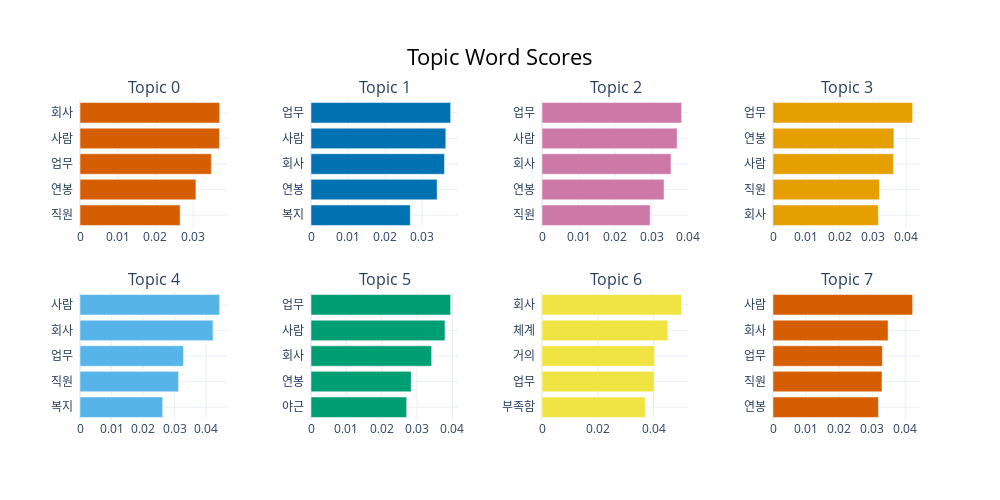

Notebook code for this chart:
### Code cell
topic_dadv_model.visualize_barchart()

### Figure 1 — Plotly figure (JSON) as saved in the notebook; plotly's stock layout.template omitted (floating-point values rounded to 4 significant figures)
{"data": [{"marker": {"color": "#D55E00"}, "orientation": "h", "type": "bar", "x": [0.02655, 0.03074, 0.03482, 0.03697, 0.03703], "xaxis": "x", "y": ["직원  ", "연봉  ", "업무  ", "사람  ", "회사  "], "yaxis": "y"}, {"marker": {"color": "#0072B2"}, "orientation": "h", "type": "bar", "x": [0.02678, 0.03402, 0.03599, 0.03635, 0.03766], "xaxis": "x2", "y": ["복지  ", "연봉  ", "회사  ", "사람  ", "업무  "], "yaxis": "y2"}, {"marker": {"color": "#CC79A7"}, "orientation": "h", "type": "bar", "x": [0.02959, 0.03338, 0.03528, 0.03696, 0.03819], "xaxis": "x3", "y": ["직원  ", "연봉  ", "회사  ", "사람  ", "업무  "], "yaxis": "y3"}, {"marker": {"color": "#E69F00"}, "orientation": "h", "type": "bar", "x": [0.03162, 0.03196, 0.03615, 0.0363, 0.04192], "xaxis": "x4", "y": ["회사  ", "직원  ", "사람  ", "연봉  ", "업무  "], "yaxis": "y4"}, {"marker": {"color": "#56B4E9"}, "orientation": "h", "type": "bar", "x": [0.0262, 0.03123, 0.03279, 0.04213, 0.04424], "xaxis": "x5", "y": ["복지  ", "직원  ", "업무  ", "회사  ", "사람  "], "yaxis": "y5"}, {"marker": {"color": "#009E73"}, "orientation": "h", "type": "bar", "x": [0.02705, 0.02833, 0.03411, 0.03788, 0.03948], "xaxis": "x6", "y": ["야근  ", "연봉  ", "회사  ", "사람  ", "업무  "], "yaxis": "y6"}, {"marker": {"color": "#F0E442"}, "orientation": "h", "type": "bar", "x": [0.03706, 0.04023, 0.04041, 0.04517, 0.05009], "xaxis": "x7", "y": ["부족함  ", "업무  ", "거의  ", "체계  ", "회사  "], "yaxis": "y7"}, {"marker": {"color": "#D55E00"}, "orientation": "h", "type": "bar", "x": [0.03191, 0.03298, 0.03309, 0.03482, 0.04225], "xaxis": "x8", "y": ["연봉  ", "직원  ", "업무  ", "회사  ", "사람  "], "yaxis": "y8"}], "layout": {"annotations": [{"font": {"size": 16}, "showarrow": false, "text": "Topic 0", "x": 0.0875, "xanchor": "center", "xref": "paper", "y": 1, "yanchor": "bottom", "yref": "paper"}, {"font": {"size": 16}, "showarrow": false, "text": "Topic 1", "x": 0.3625, "xanchor": "center", "xref": "paper", "y": 1, "yanchor": "bottom", "yref": "paper"}, {"font": {"size": 16}, "showarrow": false, "text": "Topic 2", "x": 0.6375, "xanchor": "center", "xref": "paper", "y": 1, "yanchor": "bottom", "yref": "paper"}, {"font": {"size": 16}, "showarrow": false, "text": "Topic 3", "x": 0.9125, "xanchor": "center", "xref": "paper", "y": 1, "yanchor": "bottom", "yref": "paper"}, {"font": {"size": 16}, "showarrow": false, "text": "Topic 4", "x": 0.0875, "xanchor": "center", "xref": "paper", "y": 0.4, "yanchor": "bottom", "yref": "paper"}, {"font": {"size": 16}, "showarrow": false, "text": "Topic 5", "x": 0.3625, "xanchor": "center", "xref": "paper", "y": 0.4, "yanchor": "bottom", "yref": "paper"}, {"font": {"size": 16}, "showarrow": false, "text": "Topic 6", "x": 0.6375, "xanchor": "center", "xref": "paper", "y": 0.4, "yanchor": "bottom", "yref": "paper"}, {"font": {"size": 16}, "showarrow": false, "text": "Topic 7", "x": 0.9125, "xanchor": "center", "xref": "paper", "y": 0.4, "yanchor": "bottom", "yref": "paper"}], "height": 500, "hoverlabel": {"bgcolor": "white", "font": {"family": "Rockwell", "size": 16}}, "showlegend": false, "title": {"font": {"color": "Black", "size": 22}, "text": "Topic Word Scores", "x": 0.5, "xanchor": "center", "yanchor": "top"}, "width": 1000, "xaxis": {"anchor": "y", "domain": [0, 0.175], "showgrid": true}, "xaxis2": {"anchor": "y2", "domain": [0.275, 0.45], "showgrid": true}, "xaxis3": {"anchor": "y3", "domain": [0.55, 0.725], "showgrid": true}, "xaxis4": {"anchor": "y4", "domain": [0.825, 1], "showgrid": true}, "xaxis5": {"anchor": "y5", "domain": [0, 0.175], "showgrid": true}, "xaxis6": {"anchor": "y6", "domain": [0.275, 0.45], "showgrid": true}, "xaxis7": {"anchor": "y7", "domain": [0.55, 0.725], "showgrid": true}, "xaxis8": {"anchor": "y8", "domain": [0.825, 1], "showgrid": true}, "yaxis": {"anchor": "x", "domain": [0.6, 1], "showgrid": true}, "yaxis2": {"anchor": "x2", "domain": [0.6, 1], "showgrid": true}, "yaxis3": {"anchor": "x3", "domain": [0.6, 1], "showgrid": true}, "yaxis4": {"anchor": "x4", "domain": [0.6, 1], "showgrid": true}, "yaxis5": {"anchor": "x5", "domain": [0, 0.4], "showgrid": true}, "yaxis6": {"anchor": "x6", "domain": [0, 0.4], "showgrid": true}, "yaxis7": {"anchor": "x7", "domain": [0, 0.4], "showgrid": true}, "yaxis8": {"anchor": "x8", "domain": [0, 0.4], "showgrid": true}}}
